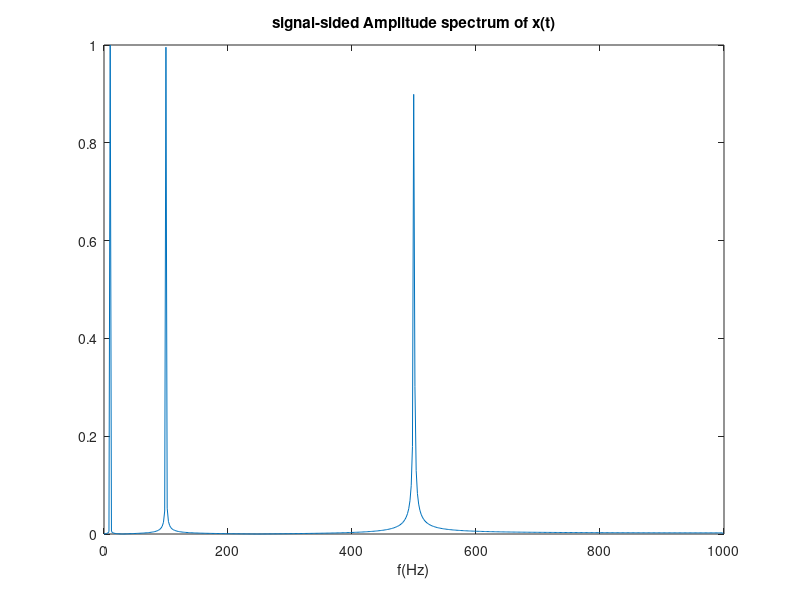

This chart was generated by the following MATLAB code:
%%%%%%%%%%%%%%%%%%%%%%%%%%%%%%%%%%%%%%%%%%%%%%%%%%%%%%%%%%%%%%%%%%%%%%%%%%%
% DFT / FFT Spectrum Analysis of a Multi-Frequency Signal
%
% Generates three sine waves (10 Hz, 100 Hz, 500 Hz), combines them, then
% computes and plots the single-sided amplitude spectrum via FFT.
%
% Parameters:  fs = 2000 Hz  |  Duration: 0–0.5 s  |  Signals: 10/100/500 Hz
%
% Author: Mohamed GALY
% Date: 2026
%%%%%%%%%%%%%%%%%%%%%%%%%%%%%%%%%%%%%%%%%%%%%%%%%%%%%%%%%%%%%%%%%%%%%%%%%%%

%============================= HouseKeeping ==============================%
clc;        % clear command window
close all;  % close all figures
clear;      % clear variables in the workspace
workspace;  % make sure workspace is open
%=========================================================================%

%============================= Format Setting ============================%
format long g   % 15 significant digits, fixed-point or scientific
format compact  % reduce vertical spacing in output
fontsize = 2;   % figure font size scale
%=========================================================================%

%========================== Generating-signal ============================%
% Time vector: 0 to 0.5 s at fs = 2000 Hz → 1001 samples
t = 0 : 1/2000 : 0.5;
%=========================================================================%

%========================== Define the wave parameters ===================%
%================================== Signal-1 =============================%
f1 = 10;    % 10 Hz
T1 = 1/f1;  % period
amp1 = 1;   % amplitude

%================================== Signal-2 =============================%
f2 = 100;   % 100 Hz
T2 = 1/f2;  % period
amp2 = 1;   % amplitude

%================================== Signal-3 =============================%
f3 = 500;   % 500 Hz
T3 = 1/f3;  % period
amp3 = 1;   % amplitude
%=========================================================================%

%========================== Create the signals ===========================%
signal1 = amp1 * sin(2*pi*t/T1); % 10 Hz
signal2 = amp3 * sin(2*pi*t/T2); % 100 Hz
signal3 = amp2 * sin(2*pi*t/T3); % 500 Hz
%=========================================================================%

%========================== Mixing the signals ===========================%
Mixsignal = signal1+ signal2+ signal3;
%=========================================================================%

%========================== DFT of the original signal ===================%
signal_fft = fft(Mixsignal);
%plot(signal_fft);

%========================= Plot the DFT ==================================%
% Signal length
L = length(Mixsignal);
% FFT magnitude
signal_magnitude = abs(signal_fft);

fs = 2000;
f  = fs*(0:(L/2))/L;
p2 = abs(signal_fft/L);
p1 = p2(1: L/2+1);
p1(2:end -1) = 2*p1(2:end-1);
plot(f,p1);
title('signal-sided Amplitude spectrum of x(t)');
xlabel('f(Hz)');
%=========================================================================%
